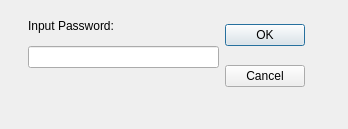
<?xml version="1.0" encoding="UTF-8"?>
<ui version="4.0">
 <class>Dialog</class>
 <widget class="QDialog" name="Dialog">
  <property name="geometry">
   <rect>
    <x>0</x>
    <y>0</y>
    <width>348</width>
    <height>129</height>
   </rect>
  </property>
  <property name="windowTitle">
   <string>Dialog</string>
  </property>
  <widget class="QLabel" name="label">
   <property name="geometry">
    <rect>
     <x>21</x>
     <y>11</y>
     <width>16</width>
     <height>16</height>
    </rect>
   </property>
   <property name="text">
    <string/>
   </property>
  </widget>
  <widget class="QWidget" name="">
   <property name="geometry">
    <rect>
     <x>28</x>
     <y>11</y>
     <width>277</width>
     <height>91</height>
    </rect>
   </property>
   <layout class="QHBoxLayout" name="horizontalLayout">
    <item>
     <layout class="QVBoxLayout" name="verticalLayout_2">
      <item>
       <widget class="QLabel" name="label_2">
        <property name="text">
         <string>Input Password:</string>
        </property>
       </widget>
      </item>
      <item>
       <widget class="QLineEdit" name="lineEdit"/>
      </item>
      <item>
       <widget class="QLabel" name="label_3">
        <property name="text">
         <string/>
        </property>
       </widget>
      </item>
     </layout>
    </item>
    <item>
     <layout class="QVBoxLayout" name="verticalLayout">
      <item>
       <widget class="QPushButton" name="pushButton">
        <property name="text">
         <string>OK</string>
        </property>
       </widget>
      </item>
      <item>
       <widget class="QPushButton" name="pushButton_2">
        <property name="text">
         <string>Cancel</string>
        </property>
       </widget>
      </item>
     </layout>
    </item>
   </layout>
  </widget>
 </widget>
 <resources/>
 <connections/>
</ui>
